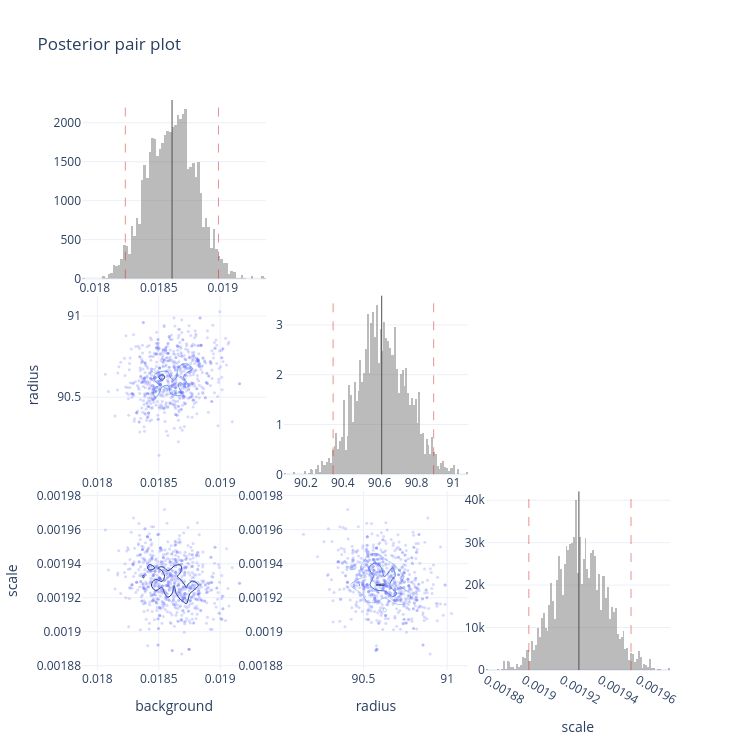

This figure's notebook cell:
### Markdown cell above
We can now look at the fitting output in detail using a variety of plots:


i. A 'corner' plot showing a grid of parameter distribution from the Bayesian multi-parameter analysis.

ii. A marginal posterior plot showing the probability distribution for a single, chosen parameter.

iii. A Bayesian posterior predictive 95% credible band plot, which displays the model's predicted outcomes over a range of inputs (shaded region may be invisible depending on constraints).

iv. A parameter heatmap giving a colour-coded grid of relationships and statistical dependencies between model parameters estimated from Bayesian inference.

v. The Markov chain Monte Carlo (MCMC) trace which demonstrates how all of the parameters evolved during the fit.

### Code cell
print('\nGenerating posterior pair (corner) plot...')
fitter.plot_posterior_pairs()

### Figure 1 — Plotly figure (JSON) as saved in the notebook; plotly's stock layout.template omitted (floating-point values rounded to 4 significant figures; data arrays with more than 128 entries replaced by an {"elided": "..."} marker saying what was removed)
{"data": [{"histnorm": "probability density", "marker": {"color": "rgba(120, 120, 120, 0.5)"}, "name": "Marginal density", "showlegend": false, "type": "histogram", "x": {"elided": "8130 float values"}, "xaxis": "x", "yaxis": "y"}, {"marker": {"color": "rgba(99, 110, 250, 0.25)", "size": 3}, "mode": "markers", "showlegend": false, "type": "scatter", "x": {"elided": "750 float values"}, "xaxis": "x4", "y": {"elided": "750 float values"}, "yaxis": "y4"}, {"colorscale": [[0, "rgb(247,251,255)"], [0.125, "rgb(222,235,247)"], [0.25, "rgb(198,219,239)"], [0.375, "rgb(158,202,225)"], [0.5, "rgb(107,174,214)"], [0.625, "rgb(66,146,198)"], [0.75, "rgb(33,113,181)"], [0.875, "rgb(8,81,156)"], [1, "rgb(8,48,107)"]], "contours": {"coloring": "lines"}, "line": {"width": 1}, "ncontours": 6, "showlegend": false, "showscale": false, "type": "histogram2dcontour", "x": {"elided": "8130 float values"}, "xaxis": "x4", "y": {"elided": "8130 float values"}, "yaxis": "y4"}, {"histnorm": "probability density", "marker": {"color": "rgba(120, 120, 120, 0.5)"}, "name": "Marginal density", "showlegend": false, "type": "histogram", "x": {"elided": "8130 float values"}, "xaxis": "x5", "yaxis": "y5"}, {"marker": {"color": "rgba(99, 110, 250, 0.25)", "size": 3}, "mode": "markers", "showlegend": false, "type": "scatter", "x": {"elided": "750 float values"}, "xaxis": "x7", "y": {"elided": "750 float values"}, "yaxis": "y7"}, {"colorscale": [[0, "rgb(247,251,255)"], [0.125, "rgb(222,235,247)"], [0.25, "rgb(198,219,239)"], [0.375, "rgb(158,202,225)"], [0.5, "rgb(107,174,214)"], [0.625, "rgb(66,146,198)"], [0.75, "rgb(33,113,181)"], [0.875, "rgb(8,81,156)"], [1, "rgb(8,48,107)"]], "contours": {"coloring": "lines"}, "line": {"width": 1}, "ncontours": 6, "showlegend": false, "showscale": false, "type": "histogram2dcontour", "x": {"elided": "8130 float values"}, "xaxis": "x7", "y": {"elided": "8130 float values"}, "yaxis": "y7"}, {"marker": {"color": "rgba(99, 110, 250, 0.25)", "size": 3}, "mode": "markers", "showlegend": false, "type": "scatter", "x": {"elided": "750 float values"}, "xaxis": "x8", "y": {"elided": "750 float values"}, "yaxis": "y8"}, {"colorscale": [[0, "rgb(247,251,255)"], [0.125, "rgb(222,235,247)"], [0.25, "rgb(198,219,239)"], [0.375, "rgb(158,202,225)"], [0.5, "rgb(107,174,214)"], [0.625, "rgb(66,146,198)"], [0.75, "rgb(33,113,181)"], [0.875, "rgb(8,81,156)"], [1, "rgb(8,48,107)"]], "contours": {"coloring": "lines"}, "line": {"width": 1}, "ncontours": 6, "showlegend": false, "showscale": false, "type": "histogram2dcontour", "x": {"elided": "8130 float values"}, "xaxis": "x8", "y": {"elided": "8130 float values"}, "yaxis": "y8"}, {"histnorm": "probability density", "marker": {"color": "rgba(120, 120, 120, 0.5)"}, "name": "Marginal density", "showlegend": false, "type": "histogram", "x": {"elided": "8130 float values"}, "xaxis": "x9", "yaxis": "y9"}], "layout": {"height": 750, "shapes": [{"line": {"color": "rgb(80, 80, 80)", "width": 1}, "type": "line", "x0": 0.0186, "x1": 0.0186, "xref": "x", "y0": 0, "y1": 1, "yref": "y domain"}, {"line": {"color": "rgba(214, 39, 40, 0.5)", "dash": "dash", "width": 1}, "type": "line", "x0": 0.01824, "x1": 0.01824, "xref": "x", "y0": 0, "y1": 1, "yref": "y domain"}, {"line": {"color": "rgba(214, 39, 40, 0.5)", "dash": "dash", "width": 1}, "type": "line", "x0": 0.01897, "x1": 0.01897, "xref": "x", "y0": 0, "y1": 1, "yref": "y domain"}, {"line": {"color": "rgb(80, 80, 80)", "width": 1}, "type": "line", "x0": 90.61, "x1": 90.61, "xref": "x5", "y0": 0, "y1": 1, "yref": "y5 domain"}, {"line": {"color": "rgba(214, 39, 40, 0.5)", "dash": "dash", "width": 1}, "type": "line", "x0": 90.35, "x1": 90.35, "xref": "x5", "y0": 0, "y1": 1, "yref": "y5 domain"}, {"line": {"color": "rgba(214, 39, 40, 0.5)", "dash": "dash", "width": 1}, "type": "line", "x0": 90.89, "x1": 90.89, "xref": "x5", "y0": 0, "y1": 1, "yref": "y5 domain"}, {"line": {"color": "rgb(80, 80, 80)", "width": 1}, "type": "line", "x0": 0.001929, "x1": 0.001929, "xref": "x9", "y0": 0, "y1": 1, "yref": "y9 domain"}, {"line": {"color": "rgba(214, 39, 40, 0.5)", "dash": "dash", "width": 1}, "type": "line", "x0": 0.001903, "x1": 0.001903, "xref": "x9", "y0": 0, "y1": 1, "yref": "y9 domain"}, {"line": {"color": "rgba(214, 39, 40, 0.5)", "dash": "dash", "width": 1}, "type": "line", "x0": 0.001956, "x1": 0.001956, "xref": "x9", "y0": 0, "y1": 1, "yref": "y9 domain"}], "showlegend": false, "title": {"text": "Posterior pair plot"}, "width": 750, "xaxis": {"anchor": "y", "domain": [0, 0.3133]}, "xaxis2": {"anchor": "y2", "domain": [0.3433, 0.6567]}, "xaxis3": {"anchor": "y3", "domain": [0.6867, 1.0]}, "xaxis4": {"anchor": "y4", "domain": [0, 0.3133]}, "xaxis5": {"anchor": "y5", "domain": [0.3433, 0.6567]}, "xaxis6": {"anchor": "y6", "domain": [0.6867, 1.0]}, "xaxis7": {"anchor": "y7", "domain": [0, 0.3133], "title": {"text": "background"}}, "xaxis8": {"anchor": "y8", "domain": [0.3433, 0.6567], "title": {"text": "radius"}}, "xaxis9": {"anchor": "y9", "domain": [0.6867, 1.0], "title": {"text": "scale"}}, "yaxis": {"anchor": "x", "domain": [0.6867, 1.0]}, "yaxis2": {"anchor": "x2", "domain": [0.6867, 1.0]}, "yaxis3": {"anchor": "x3", "domain": [0.6867, 1.0]}, "yaxis4": {"anchor": "x4", "domain": [0.3433, 0.6567], "title": {"text": "radius"}}, "yaxis5": {"anchor": "x5", "domain": [0.3433, 0.6567]}, "yaxis6": {"anchor": "x6", "domain": [0.3433, 0.6567]}, "yaxis7": {"anchor": "x7", "domain": [0, 0.3133], "title": {"text": "scale"}}, "yaxis8": {"anchor": "x8", "domain": [0, 0.3133]}, "yaxis9": {"anchor": "x9", "domain": [0, 0.3133]}}}
